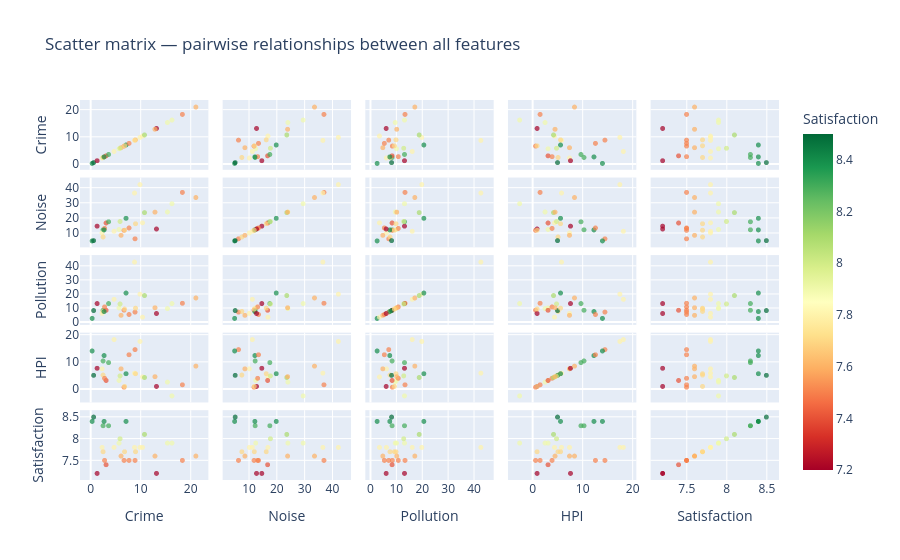
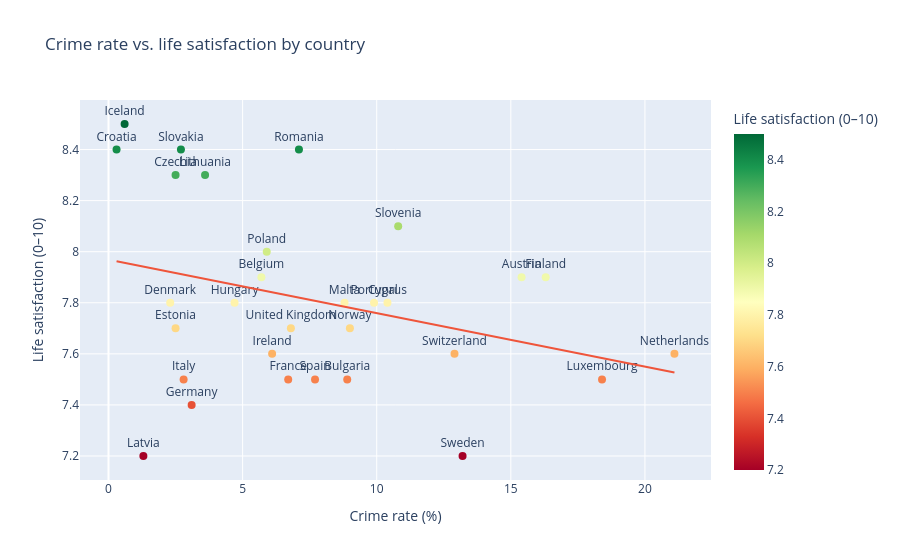
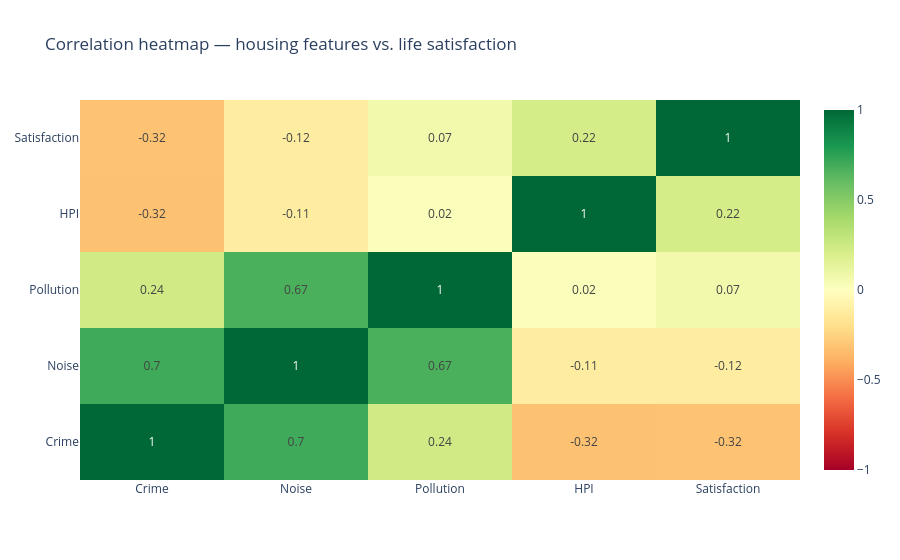
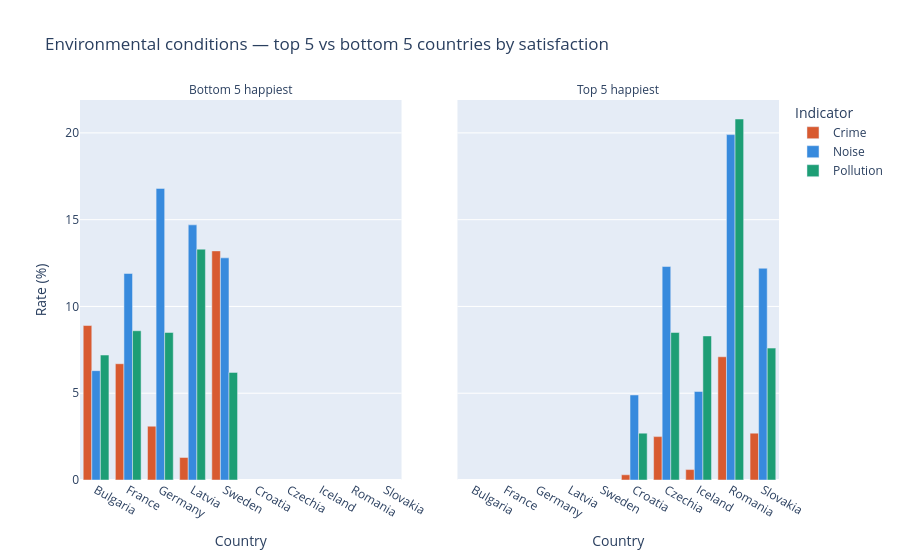

Notebook source saved alongside these figures, in order:
### Code cell
import pandas as pd
import numpy as np
import plotly.express as px
import plotly.graph_objects as go
from plotly.subplots import make_subplots

# ── Load and prep data ────────────────────────────────────────────────────────

df_noise     = pd.read_csv('noise.csv')
df_pollution = pd.read_csv('pollution.csv')
df_crime     = pd.read_csv('crime.csv')
df_hpi       = pd.read_csv('hpi.csv')
df_happy     = pd.read_csv('happy.csv')

for df in [df_noise, df_pollution, df_crime, df_hpi, df_happy]:
    df.rename(columns={'time': 'year'}, inplace=True)
    df.drop(df[df['geo'].str[0:4] == 'Euro'].index, inplace=True)
    df.dropna(subset=['value'], inplace=True)
    df['year'] = df['year'].astype(int)
    df['value'] = df['value'].astype(float)

# filter happy to 16-29, total sex, tertiary education
df_happy = df_happy[df_happy['age']     == 'From 16 to 29 years']
df_happy = df_happy[df_happy['sex']     == 'Total']
df_happy = df_happy[df_happy['isced11'] == 'Tertiary education (levels 5-8)']

# hpi — total purchase type, annual rate of change
if 'purchase' in df_hpi.columns:
    df_hpi = df_hpi[df_hpi['purchase'].str.lower().str.contains('total', na=False)].copy()
if 'unit' in df_hpi.columns:
    df_hpi = df_hpi[df_hpi['unit'] == 'Annual average rate of change'].copy()

# get urbanisation column name
urb_col = [c for c in df_crime.columns if 'urb' in c.lower() or 'degurba' in c.lower()]
urb_col = urb_col[0] if urb_col else None

# ── Build country-level summary (latest year, averaged across tiers) ──────────

def latest_mean(df, col_name):
    return (
        df.sort_values('year', ascending=False)
        .groupby('geo', as_index=False)['value']
        .first()
        .rename(columns={'value': col_name})
    )

df_c = latest_mean(df_crime,     'crime_rate')
df_n = latest_mean(df_noise,     'noise_rate')
df_p = latest_mean(df_pollution, 'pollution_rate')
df_h = latest_mean(df_hpi,       'hpi_weight')
df_s = latest_mean(df_happy,     'happy_rate')

df_country = (
    df_c
    .merge(df_n, on='geo')
    .merge(df_p, on='geo')
    .merge(df_h, on='geo')
    .merge(df_s, on='geo')
    .dropna()
)

# ── Plot 1: Scatter matrix ────────────────────────────────────────────────────

fig1 = px.scatter_matrix(
    df_country,
    dimensions=['crime_rate', 'noise_rate', 'pollution_rate', 'hpi_weight', 'happy_rate'],
    color='happy_rate',
    color_continuous_scale='RdYlGn',
    labels={
        'crime_rate':     'Crime',
        'noise_rate':     'Noise',
        'pollution_rate': 'Pollution',
        'hpi_weight':     'HPI',
        'happy_rate':     'Satisfaction',
    },
    title='Scatter matrix — pairwise relationships between all features',
    hover_name='geo',
)
fig1.update_traces(marker=dict(size=5, opacity=0.7))
fig1.show()
#fig1.write_html('scatter_matrix.html', full_html=False, include_plotlyjs='cdn')

# ── Plot 2: Crime vs satisfaction scatter by country ──────────────────────────

fig2 = px.scatter(
    df_country,
    x='crime_rate', y='happy_rate',
    text='geo',
    trendline='ols',
    title='Crime rate vs. life satisfaction by country',
    labels={'crime_rate': 'Crime rate (%)', 'happy_rate': 'Life satisfaction (0–10)', 'geo': 'Country'},
    color='happy_rate',
    color_continuous_scale='RdYlGn',
    hover_name='geo',
)
fig2.update_traces(textposition='top center', marker=dict(size=8))
fig2.show()
#fig2.write_html('crime_vs_satisfaction.html', full_html=False, include_plotlyjs='cdn')

# ── Plot 3: Correlation heatmap ───────────────────────────────────────────────

corr = df_country[['crime_rate', 'noise_rate', 'pollution_rate', 'hpi_weight', 'happy_rate']].corr()
labels = ['Crime', 'Noise', 'Pollution', 'HPI', 'Satisfaction']

fig3 = go.Figure(data=go.Heatmap(
    z=corr.values,
    x=labels,
    y=labels,
    colorscale='RdYlGn',
    zmid=0,
    text=np.round(corr.values, 2),
    texttemplate='%{text}',
    hovertemplate='%{x} vs %{y}: %{z:.2f}<extra></extra>',
))
fig3.update_layout(title='Correlation heatmap — housing features vs. life satisfaction')
fig3.show()
#fig3.write_html('correlation_heatmap.html', full_html=False, include_plotlyjs='cdn')

# ── Plot 4: Grouped bar — top 5 vs bottom 5 by satisfaction ──────────────────

top5    = df_country.nlargest(5,  'happy_rate')['geo'].tolist()
bottom5 = df_country.nsmallest(5, 'happy_rate')['geo'].tolist()
selected = df_country[df_country['geo'].isin(top5 + bottom5)].copy()
selected['group'] = selected['geo'].apply(
    lambda g: 'Top 5 happiest' if g in top5 else 'Bottom 5 happiest'
)

df_melted = selected.melt(
    id_vars=['geo', 'group'],
    value_vars=['crime_rate', 'noise_rate', 'pollution_rate'],
    var_name='indicator', value_name='rate'
)
df_melted['indicator'] = df_melted['indicator'].map({
    'crime_rate':     'Crime',
    'noise_rate':     'Noise',
    'pollution_rate': 'Pollution',
})

fig4 = px.bar(
    df_melted,
    x='geo', y='rate', color='indicator', barmode='group',
    facet_col='group', facet_col_spacing=0.08,
    title='Environmental conditions — top 5 vs bottom 5 countries by satisfaction',
    labels={'rate': 'Rate (%)', 'geo': 'Country', 'indicator': 'Indicator'},
    color_discrete_map={'Crime': '#D85A30', 'Noise': '#378ADD', 'Pollution': '#1D9E75'},
)
fig4.for_each_annotation(lambda a: a.update(text=a.text.split("=")[-1]))
fig4.show()
#fig4.write_html('top_bottom_comparison.html', full_html=False, include_plotlyjs='cdn')

# ── Plot 5: Bubble chart — crime vs satisfaction, bubble = HPI ────────────────
'''
fig5 = px.scatter(
    df_country,
    x='crime_rate', y='happy_rate',
    size='hpi_weight'.replace('-', '0'),  # handle negatives for bubble size
    size_max=30,
    color='geo',
    hover_name='geo',
    hover_data={'crime_rate': ':.1f', 'happy_rate': ':.2f', 'hpi_weight': ':.1f'},
    title='Crime vs. satisfaction — bubble size = housing price growth (HPI)',
    labels={
        'crime_rate':  'Crime rate (%)',
        'happy_rate':  'Life satisfaction (0–10)',
        'hpi_weight':  'HPI (annual % change)',
    },
)
# bubble size must be positive — shift hpi so min = 1
hpi_min = df_country['hpi_weight'].min()
df_country['hpi_bubble'] = df_country['hpi_weight'] - hpi_min + 1

fig5 = px.scatter(
    df_country,
    x='crime_rate', y='happy_rate',
    size='hpi_bubble',
    size_max=30,
    color='geo',
    hover_name='geo',
    hover_data={'crime_rate': ':.1f', 'happy_rate': ':.2f', 'hpi_weight': ':.1f', 'hpi_bubble': False},
    title='Crime vs. satisfaction — bubble size = housing price growth (HPI)',
    labels={
        'crime_rate': 'Crime rate (%)',
        'happy_rate': 'Life satisfaction (0–10)',
    },
)
fig5.show()
fig5.write_html('bubble_chart.html', full_html=False, include_plotlyjs='cdn')
'''
# ── Plot 6: Choropleth map of satisfaction scores ─────────────────────────────

# map country names to ISO alpha-3 codes for plotly choropleth
country_iso = {
    'Belgium': 'BEL', 'Bulgaria': 'BGR', 'Czechia': 'CZE', 'Denmark': 'DNK',
    'Germany': 'DEU', 'Estonia': 'EST', 'Ireland': 'IRL', 'Greece': 'GRC',
    'Spain': 'ESP', 'France': 'FRA', 'Croatia': 'HRV', 'Italy': 'ITA',
    'Cyprus': 'CYP', 'Latvia': 'LVA', 'Lithuania': 'LTU', 'Luxembourg': 'LUX',
    'Hungary': 'HUN', 'Malta': 'MLT', 'Netherlands': 'NLD', 'Austria': 'AUT',
    'Poland': 'POL', 'Portugal': 'PRT', 'Romania': 'ROU', 'Slovenia': 'SVN',
    'Slovakia': 'SVK', 'Finland': 'FIN', 'Sweden': 'SWE', 'Iceland': 'ISL',
    'Norway': 'NOR', 'Switzerland': 'CHE', 'Serbia': 'SRB', 'Türkiye': 'TUR',
    'North Macedonia': 'MKD', 'Montenegro': 'MNE', 'Albania': 'ALB',
    'Kosovo*': 'XKX',
}

df_map = df_country.copy()
df_map['iso'] = df_map['geo'].map(country_iso)
df_map = df_map.dropna(subset=['iso'])

fig6 = px.choropleth(
    df_map,
    locations='iso',
    color='happy_rate',
    hover_name='geo',
    hover_data={'crime_rate': ':.1f', 'noise_rate': ':.1f', 'pollution_rate': ':.1f', 'iso': False},
    color_continuous_scale='RdYlGn',
    scope='europe',
    title='Life satisfaction score across Europe — ages 16–29, tertiary education',
    labels={'happy_rate': 'Satisfaction (0–10)'},
)
fig6.update_layout(margin=dict(l=0, r=0, t=50, b=0))
fig6.show()
#fig6.write_html('choropleth_satisfaction.html', full_html=False, include_plotlyjs='cdn')

# ── Plot 7: Violin — satisfaction by urbanisation tier ────────────────────────

if urb_col:
    # merge urb tier onto happy via crime (shares deg_urb)
    df_crime_urb = (
        df_crime[['geo', 'year', urb_col, 'value']]
        .rename(columns={'value': 'crime_rate'})
    )
    df_happy_urb = (
        df_happy[['geo', 'year', 'value']]
        .rename(columns={'value': 'happy_rate'})
    )
    df_violin = df_crime_urb.merge(df_happy_urb, on=['geo', 'year'])

    fig7 = px.violin(
        df_violin,
        x=urb_col, y='happy_rate',
        box=True, points='all',
        color=urb_col,
        title='Life satisfaction by degree of urbanisation',
        labels={'happy_rate': 'Life satisfaction (0–10)', urb_col: 'Urbanisation tier'},
        hover_name='geo',
    )
    fig7.show()
#    fig7.write_html('satisfaction_by_urbanisation.html', full_html=False, include_plotlyjs='cdn')

# ── Plot 8: HPI vs satisfaction over time by country ─────────────────────────

df_hpi_yearly = (
    df_hpi.groupby(['geo', 'year'], as_index=False)['value']
    .mean()
    .rename(columns={'value': 'hpi_weight'})
)
df_happy_yearly = (
    df_happy.groupby(['geo', 'year'], as_index=False)['value']
    .mean()
    .rename(columns={'value': 'happy_rate'})
)
df_time = df_hpi_yearly.merge(df_happy_yearly, on=['geo', 'year']).dropna()

fig8 = px.scatter(
    df_time,
    x='hpi_weight', y='happy_rate',
    animation_frame='year',
    animation_group='geo',
    color='geo',
    hover_name='geo',
    size_max=10,
    title='Housing price growth vs. life satisfaction over time',
    labels={
        'hpi_weight':  'HPI annual % change',
        'happy_rate':  'Life satisfaction (0–10)',
        'year':        'Year',
    },
)
fig8.update_layout(showlegend=False)
fig8.show()
#fig8.write_html('hpi_vs_satisfaction_time.html', full_html=False, include_plotlyjs='cdn')

### Figure 1 — Plotly figure (JSON) as saved in the notebook; plotly's stock layout.template omitted (floating-point values rounded to 4 significant figures)
{"data": [{"dimensions": [{"axis": {"matches": true}, "label": "Crime", "values": [15.4, 5.7, 8.9, 0.3, 10.4, 2.5, 2.3, 2.5, 16.3, 6.7, 3.1, 4.7, 0.6, 6.1, 2.8, 1.3, 3.6, 18.4, 8.8, 21.1, 9.0, 5.9, 9.9, 7.1, 2.7, 10.8, 7.7, 13.2, 12.9, 6.8]}, {"axis": {"matches": true}, "label": "Noise", "values": [24.1, 12.5, 6.3, 4.9, 16.9, 12.3, 10.2, 7.5, 29.6, 11.9, 16.8, 11.3, 5.1, 8.6, 13.2, 14.7, 17.6, 37.1, 36.7, 33.7, 16.3, 17.8, 42.3, 19.9, 12.2, 23.7, 13.5, 12.8, 24.0, 12.0]}, {"axis": {"matches": true}, "label": "Pollution", "values": [9.7, 10.2, 7.2, 2.7, 3.6, 8.5, 6.3, 7.7, 13.3, 8.6, 8.5, 16.3, 8.3, 4.9, 10.9, 13.3, 13.3, 13.5, 42.9, 17.3, 10.0, 13.0, 20.0, 20.8, 7.6, 19.0, 5.5, 6.2, 10.3, 9.4]}, {"axis": {"matches": true}, "label": "HPI", "values": [2.6, 3.2, 14.6, 14.1, 4.5, 10.4, 7.5, 5.2, -2.5, 0.7, 3.2, 18.3, 5.1, 7.5, 4.0, 7.7, 9.8, 1.6, 5.9, 8.5, 5.7, 4.9, 17.6, 5.7, 12.4, 4.3, 12.7, 1.0, 4.6, 1.0]}, {"axis": {"matches": true}, "label": "Satisfaction", "values": [7.9, 7.9, 7.5, 8.4, 7.8, 8.3, 7.8, 7.7, 7.9, 7.5, 7.4, 7.8, 8.5, 7.6, 7.5, 7.2, 8.3, 7.5, 7.8, 7.6, 7.7, 8.0, 7.8, 8.4, 8.4, 8.1, 7.5, 7.2, 7.6, 7.7]}], "hovertemplate": "<b>%{hovertext}</b><br><br>%{xaxis.title.text}=%{x}<br>%{yaxis.title.text}=%{y}<br>Satisfaction=%{marker.color}<extra></extra>", "hovertext": ["Austria", "Belgium", "Bulgaria", "Croatia", "Cyprus", "Czechia", "Denmark", "Estonia", "Finland", "France", "Germany", "Hungary", "Iceland", "Ireland", "Italy", "Latvia", "Lithuania", "Luxembourg", "Malta", "Netherlands", "Norway", "Poland", "Portugal", "Romania", "Slovakia", "Slovenia", "Spain", "Sweden", "Switzerland", "United Kingdom"], "legendgroup": "", "marker": {"color": [7.9, 7.9, 7.5, 8.4, 7.8, 8.3, 7.8, 7.7, 7.9, 7.5, 7.4, 7.8, 8.5, 7.6, 7.5, 7.2, 8.3, 7.5, 7.8, 7.6, 7.7, 8.0, 7.8, 8.4, 8.4, 8.1, 7.5, 7.2, 7.6, 7.7], "coloraxis": "coloraxis", "opacity": 0.7, "size": 5, "symbol": "circle"}, "name": "", "showlegend": false, "type": "splom"}], "layout": {"coloraxis": {"colorbar": {"title": {"text": "Satisfaction"}}, "colorscale": [[0, "rgb(165,0,38)"], [0.1, "rgb(215,48,39)"], [0.2, "rgb(244,109,67)"], [0.3, "rgb(253,174,97)"], [0.4, "rgb(254,224,139)"], [0.5, "rgb(255,255,191)"], [0.6, "rgb(217,239,139)"], [0.7, "rgb(166,217,106)"], [0.8, "rgb(102,189,99)"], [0.9, "rgb(26,152,80)"], [1, "rgb(0,104,55)"]]}, "dragmode": "select", "legend": {"tracegroupgap": 0}, "title": {"text": "Scatter matrix — pairwise relationships between all features"}}}

### Figure 2 — Plotly figure (JSON) as saved in the notebook; plotly's stock layout.template omitted (floating-point values rounded to 4 significant figures)
{"data": [{"hovertemplate": "<b>%{hovertext}</b><br><br>Crime rate (%)=%{x}<br>Life satisfaction (0–10)=%{marker.color}<br>Country=%{text}<extra></extra>", "hovertext": ["Austria", "Belgium", "Bulgaria", "Croatia", "Cyprus", "Czechia", "Denmark", "Estonia", "Finland", "France", "Germany", "Hungary", "Iceland", "Ireland", "Italy", "Latvia", "Lithuania", "Luxembourg", "Malta", "Netherlands", "Norway", "Poland", "Portugal", "Romania", "Slovakia", "Slovenia", "Spain", "Sweden", "Switzerland", "United Kingdom"], "legendgroup": "", "marker": {"color": [7.9, 7.9, 7.5, 8.4, 7.8, 8.3, 7.8, 7.7, 7.9, 7.5, 7.4, 7.8, 8.5, 7.6, 7.5, 7.2, 8.3, 7.5, 7.8, 7.6, 7.7, 8.0, 7.8, 8.4, 8.4, 8.1, 7.5, 7.2, 7.6, 7.7], "coloraxis": "coloraxis", "size": 8, "symbol": "circle"}, "mode": "markers+text", "name": "", "orientation": "v", "showlegend": false, "text": ["Austria", "Belgium", "Bulgaria", "Croatia", "Cyprus", "Czechia", "Denmark", "Estonia", "Finland", "France", "Germany", "Hungary", "Iceland", "Ireland", "Italy", "Latvia", "Lithuania", "Luxembourg", "Malta", "Netherlands", "Norway", "Poland", "Portugal", "Romania", "Slovakia", "Slovenia", "Spain", "Sweden", "Switzerland", "United Kingdom"], "textposition": "top center", "type": "scatter", "x": [15.4, 5.7, 8.9, 0.3, 10.4, 2.5, 2.3, 2.5, 16.3, 6.7, 3.1, 4.7, 0.6, 6.1, 2.8, 1.3, 3.6, 18.4, 8.8, 21.1, 9.0, 5.9, 9.9, 7.1, 2.7, 10.8, 7.7, 13.2, 12.9, 6.8], "xaxis": "x", "y": [7.9, 7.9, 7.5, 8.4, 7.8, 8.3, 7.8, 7.7, 7.9, 7.5, 7.4, 7.8, 8.5, 7.6, 7.5, 7.2, 8.3, 7.5, 7.8, 7.6, 7.7, 8.0, 7.8, 8.4, 8.4, 8.1, 7.5, 7.2, 7.6, 7.7], "yaxis": "y"}, {"hovertemplate": "<b>OLS trendline</b><br>happy_rate = -0.0209124 * crime_rate + 7.96859<br>R<sup>2</sup>=0.099993<br><br>Crime rate (%)=%{x}<br>Life satisfaction (0–10)=%{y} <b>(trend)</b><extra></extra>", "legendgroup": "", "marker": {"size": 8, "symbol": "circle"}, "mode": "lines", "name": "", "showlegend": false, "textposition": "top center", "type": "scatter", "x": [0.3, 0.6, 1.3, 2.3, 2.5, 2.5, 2.7, 2.8, 3.1, 3.6, 4.7, 5.7, 5.9, 6.1, 6.7, 6.8, 7.1, 7.7, 8.8, 8.9, 9.0, 9.9, 10.4, 10.8, 12.9, 13.2, 15.4, 16.3, 18.4, 21.1], "xaxis": "x", "y": [7.962, 7.956, 7.941, 7.92, 7.916, 7.916, 7.912, 7.91, 7.904, 7.893, 7.87, 7.849, 7.845, 7.841, 7.828, 7.826, 7.82, 7.808, 7.785, 7.782, 7.78, 7.762, 7.751, 7.743, 7.699, 7.693, 7.647, 7.628, 7.584, 7.527], "yaxis": "y"}], "layout": {"coloraxis": {"colorbar": {"title": {"text": "Life satisfaction (0–10)"}}, "colorscale": [[0, "rgb(165,0,38)"], [0.1, "rgb(215,48,39)"], [0.2, "rgb(244,109,67)"], [0.3, "rgb(253,174,97)"], [0.4, "rgb(254,224,139)"], [0.5, "rgb(255,255,191)"], [0.6, "rgb(217,239,139)"], [0.7, "rgb(166,217,106)"], [0.8, "rgb(102,189,99)"], [0.9, "rgb(26,152,80)"], [1, "rgb(0,104,55)"]]}, "legend": {"tracegroupgap": 0}, "title": {"text": "Crime rate vs. life satisfaction by country"}, "xaxis": {"anchor": "y", "domain": [0, 1], "title": {"text": "Crime rate (%)"}}, "yaxis": {"anchor": "x", "domain": [0, 1], "title": {"text": "Life satisfaction (0–10)"}}}}

### Figure 3 — Plotly figure (JSON) as saved in the notebook; plotly's stock layout.template omitted (floating-point values rounded to 4 significant figures)
{"data": [{"colorscale": [[0, "rgb(165,0,38)"], [0.1, "rgb(215,48,39)"], [0.2, "rgb(244,109,67)"], [0.3, "rgb(253,174,97)"], [0.4, "rgb(254,224,139)"], [0.5, "rgb(255,255,191)"], [0.6, "rgb(217,239,139)"], [0.7, "rgb(166,217,106)"], [0.8, "rgb(102,189,99)"], [0.9, "rgb(26,152,80)"], [1, "rgb(0,104,55)"]], "hovertemplate": "%{x} vs %{y}: %{z:.2f}<extra></extra>", "text": [[1.0, 0.7, 0.24, -0.32, -0.32], [0.7, 1.0, 0.67, -0.11, -0.12], [0.24, 0.67, 1.0, 0.02, 0.07], [-0.32, -0.11, 0.02, 1.0, 0.22], [-0.32, -0.12, 0.07, 0.22, 1.0]], "texttemplate": "%{text}", "type": "heatmap", "x": ["Crime", "Noise", "Pollution", "HPI", "Satisfaction"], "y": ["Crime", "Noise", "Pollution", "HPI", "Satisfaction"], "z": [[1.0, 0.7028, 0.2351, -0.3215, -0.3162], [0.7028, 1.0, 0.6715, -0.1149, -0.1164], [0.2351, 0.6715, 1.0, 0.01989, 0.07018], [-0.3215, -0.1149, 0.01989, 1.0, 0.221], [-0.3162, -0.1164, 0.07018, 0.221, 1.0]], "zmid": 0}], "layout": {"title": {"text": "Correlation heatmap — housing features vs. life satisfaction"}}}

### Figure 4 — Plotly figure (JSON) as saved in the notebook; plotly's stock layout.template omitted (floating-point values rounded to 4 significant figures)
{"data": [{"alignmentgroup": "True", "hovertemplate": "Indicator=Crime<br>group=Bottom 5 happiest<br>Country=%{x}<br>Rate (%)=%{y}<extra></extra>", "legendgroup": "Crime", "marker": {"color": "#D85A30", "pattern": {"shape": ""}}, "name": "Crime", "offsetgroup": "Crime", "orientation": "v", "showlegend": true, "textposition": "auto", "type": "bar", "x": ["Bulgaria", "France", "Germany", "Latvia", "Sweden"], "xaxis": "x", "y": [8.9, 6.7, 3.1, 1.3, 13.2], "yaxis": "y"}, {"alignmentgroup": "True", "hovertemplate": "Indicator=Crime<br>group=Top 5 happiest<br>Country=%{x}<br>Rate (%)=%{y}<extra></extra>", "legendgroup": "Crime", "marker": {"color": "#D85A30", "pattern": {"shape": ""}}, "name": "Crime", "offsetgroup": "Crime", "orientation": "v", "showlegend": false, "textposition": "auto", "type": "bar", "x": ["Croatia", "Czechia", "Iceland", "Romania", "Slovakia"], "xaxis": "x2", "y": [0.3, 2.5, 0.6, 7.1, 2.7], "yaxis": "y2"}, {"alignmentgroup": "True", "hovertemplate": "Indicator=Noise<br>group=Bottom 5 happiest<br>Country=%{x}<br>Rate (%)=%{y}<extra></extra>", "legendgroup": "Noise", "marker": {"color": "#378ADD", "pattern": {"shape": ""}}, "name": "Noise", "offsetgroup": "Noise", "orientation": "v", "showlegend": true, "textposition": "auto", "type": "bar", "x": ["Bulgaria", "France", "Germany", "Latvia", "Sweden"], "xaxis": "x", "y": [6.3, 11.9, 16.8, 14.7, 12.8], "yaxis": "y"}, {"alignmentgroup": "True", "hovertemplate": "Indicator=Noise<br>group=Top 5 happiest<br>Country=%{x}<br>Rate (%)=%{y}<extra></extra>", "legendgroup": "Noise", "marker": {"color": "#378ADD", "pattern": {"shape": ""}}, "name": "Noise", "offsetgroup": "Noise", "orientation": "v", "showlegend": false, "textposition": "auto", "type": "bar", "x": ["Croatia", "Czechia", "Iceland", "Romania", "Slovakia"], "xaxis": "x2", "y": [4.9, 12.3, 5.1, 19.9, 12.2], "yaxis": "y2"}, {"alignmentgroup": "True", "hovertemplate": "Indicator=Pollution<br>group=Bottom 5 happiest<br>Country=%{x}<br>Rate (%)=%{y}<extra></extra>", "legendgroup": "Pollution", "marker": {"color": "#1D9E75", "pattern": {"shape": ""}}, "name": "Pollution", "offsetgroup": "Pollution", "orientation": "v", "showlegend": true, "textposition": "auto", "type": "bar", "x": ["Bulgaria", "France", "Germany", "Latvia", "Sweden"], "xaxis": "x", "y": [7.2, 8.6, 8.5, 13.3, 6.2], "yaxis": "y"}, {"alignmentgroup": "True", "hovertemplate": "Indicator=Pollution<br>group=Top 5 happiest<br>Country=%{x}<br>Rate (%)=%{y}<extra></extra>", "legendgroup": "Pollution", "marker": {"color": "#1D9E75", "pattern": {"shape": ""}}, "name": "Pollution", "offsetgroup": "Pollution", "orientation": "v", "showlegend": false, "textposition": "auto", "type": "bar", "x": ["Croatia", "Czechia", "Iceland", "Romania", "Slovakia"], "xaxis": "x2", "y": [2.7, 8.5, 8.3, 20.8, 7.6], "yaxis": "y2"}], "layout": {"annotations": [{"font": {}, "showarrow": false, "text": "Bottom 5 happiest", "x": 0.23, "xanchor": "center", "xref": "paper", "y": 1, "yanchor": "bottom", "yref": "paper"}, {"font": {}, "showarrow": false, "text": "Top 5 happiest", "x": 0.77, "xanchor": "center", "xref": "paper", "y": 1, "yanchor": "bottom", "yref": "paper"}], "barmode": "group", "legend": {"title": {"text": "Indicator"}, "tracegroupgap": 0}, "title": {"text": "Environmental conditions — top 5 vs bottom 5 countries by satisfaction"}, "xaxis": {"anchor": "y", "domain": [0, 0.46], "title": {"text": "Country"}}, "xaxis2": {"anchor": "y2", "domain": [0.54, 1], "matches": "x", "title": {"text": "Country"}}, "yaxis": {"anchor": "x", "domain": [0, 1], "title": {"text": "Rate (%)"}}, "yaxis2": {"anchor": "x2", "domain": [0, 1], "matches": "y", "showticklabels": false}}}
